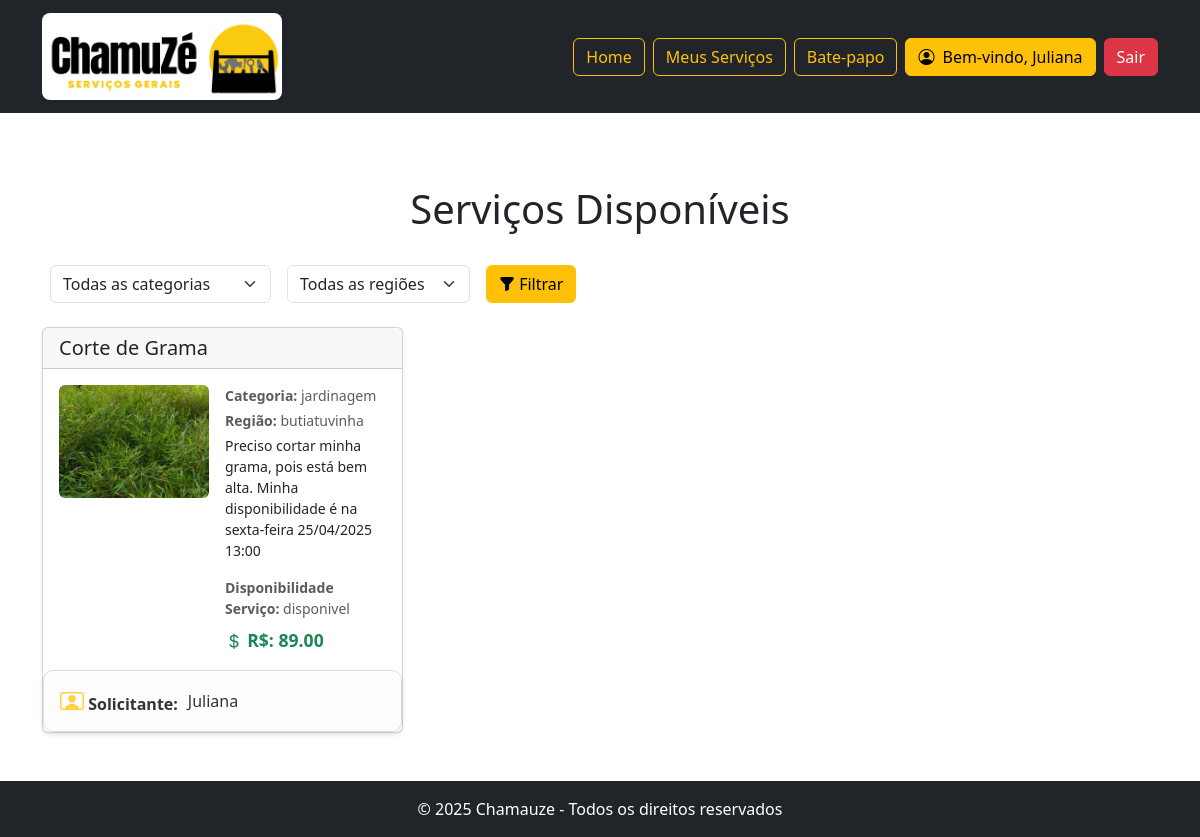
Page /prestador/inicialPrestador.php (signed in) on the committed database.
### tables this page shows
CREATE TABLE `servico` (
  `id_servico` int(11) NOT NULL AUTO_INCREMENT,
  `descricao` text NOT NULL,
  `titulo` varchar(255) NOT NULL,
  `img_servico` varchar(255) NOT NULL,
  `categoria` varchar(255) NOT NULL,
  `status_servico` enum('disponivel','aceito','concluido') DEFAULT 'disponivel',
  `local_servico` varchar(100) NOT NULL,
  `preco` decimal(10,2) NOT NULL,
  `id_solicitante` int(11) DEFAULT NULL,
  `id_prestador` int(11) DEFAULT NULL,
  PRIMARY KEY (`id_servico`),
  KEY `id_solicitante` (`id_solicitante`),
  KEY `id_prestador` (`id_prestador`),
  CONSTRAINT `servico_ibfk_1` FOREIGN KEY (`id_solicitante`) REFERENCES `solicitante` (`id_solicitante`),
  CONSTRAINT `servico_ibfk_2` FOREIGN KEY (`id_prestador`) REFERENCES `prestador` (`id_prestador`) ON DELETE CASCADE
);

CREATE TABLE `usuario` (
  `id_usuario` int(11) NOT NULL AUTO_INCREMENT,
  `nome` varchar(100) NOT NULL,
  `sobrenome` varchar(150) NOT NULL,
  `email` varchar(150) NOT NULL,
  `senha` varchar(255) NOT NULL,
  `cpf` varchar(11) NOT NULL,
  `telefone` varchar(30) NOT NULL,
  `nacionalidade` varchar(50) NOT NULL,
  `data_nascimento` date NOT NULL,
  `nota_reputacao` decimal(3,2) NOT NULL,
  `genero` enum('F','M','O') NOT NULL,
  `tipo_perfil` enum('administrador','prestador','solicitante') NOT NULL,
  PRIMARY KEY (`id_usuario`)
);

### config/conexao.php (called while the page is built)
<?php
if (!function_exists('conectaDB')) {
    function conectaDB()
    {
        static $conexao = null;
        if ($conexao === null) {
            $host = 'localhost:3306';
            $db_name = 'chamuze';
            $user_name = 'root';
            $password = '';
            try {
                $conexao = new mysqli($host, $user_name, $password, $db_name);
            } catch (mysqli_sql_exception $e) {
                $erro = "../config/erro_db.php";
                if (!headers_sent()) {
                    header("Location: $erro");
                    $_POST['erro'] = $conexao->connect_error;
                    exit;
                } else {
                    echo "<script>window.location.href='$erro';</script>";
                    $_POST['erro'] = $conexao->connect_error;
                    exit;
                }
            }
        }
        return $conexao;
    }
}

### classes/Servico.php (called while the page is built, shortened)
<?php
class Servico
{
    private $conexao;
    public function __construct()
    {
        include __DIR__ . '/../config/conexao.php';
        $this->conexao = conectaDB();
    }
    public function buscarTodosDisponiveis()
    {
        $status_servico = "disponivel";
        $sql = "SELECT * FROM servico WHERE status_servico = ?";
        $stmt = $this->conexao->prepare($sql);
        $stmt->bind_param("s", $status_servico);
        $stmt->execute();
        $result = $stmt->get_result();
        return $result->fetch_all(MYSQLI_ASSOC);
    }
}
?>

### helpers/biblioteca.php (called while the page is built, shortened)
<?php
include "../config/conexao.php";
$conexao = conectaDB();
function buscarSolicitanteNoBancoPeloId($id_solicitante){
    global $conexao;
    $sql = "SELECT * FROM usuario LEFT JOIN solicitante ON usuario.id_usuario = solicitante.id_solicitante WHERE id_usuario = ?";
    $stmt = $conexao->prepare($sql);
    $stmt->bind_param('i', $id_solicitante);
    $stmt->execute();
    $resultado = $stmt->get_result();
    return $resultado->fetch_assoc();
}
?>

### prestador/inicialPrestador.php (the view, shortened to what this page needs)
<?php
include "../classes/Servico.php";
include "../helpers/biblioteca.php";
$servico = new Servico();
$categoriaSelecionada = isset($_GET['categoria']) && $_GET['categoria'] !== 'null' ? $_GET['categoria'] : null;
$regiaoSelecionada = isset($_GET['local_servico']) && $_GET['local_servico'] !== 'null' ? $_GET['local_servico'] : null;
if ($categoriaSelecionada && $regiaoSelecionada) {
    $servicos = $servico->buscarPorCategoriaeRegiao($regiaoSelecionada, $categoriaSelecionada);
} elseif ($categoriaSelecionada) {
    $servicos = $servico->buscarPorCategoria($categoriaSelecionada);
} elseif ($regiaoSelecionada) {
    $servicos = $servico->buscarPorRegiao($regiaoSelecionada);
} else {
    $servicos = $servico->buscarTodosDisponiveis();
}
?>
<!DOCTYPE html>
<html lang="pt-br">
<head>
    <link href="https://cdn.jsdelivr.net/npm/bootstrap@5.3.3/dist/css/bootstrap.min.css" rel="stylesheet">
    <link rel="stylesheet" href="../assets/css/estiloInicialPrestador.css">
    <link rel="stylesheet" href="../assets/css/estilo.css">
    <link rel="stylesheet" href="https://cdn.jsdelivr.net/npm/bootstrap-icons/font/bootstrap-icons.css">
</head>
<body class="d-flex flex-column min-vh-100">
    <main class="container  py-5">
        <h1 class="text-center mt-4 mb-4">Serviços Disponíveis</h1>
        <div class="mb-3">
            <form action="" method="GET" class="filtrod-flex flex-row">
                <div class="d-flex">
                    <div class="m-2">
                        <select name="categoria" class="form-select">
                            <option value="null">Todas as categorias</option>
                        </select>
                    </div>
                    <div class="m-2">
                        <select name="local_servico" class="form-select">
                            <option value="null" <?= $regiaoSelecionada == "null" ? "selected" : "" ?>>Todas as regiões</option>
                        </select>
                    </div>
                    <div><button type="submit" class="btn btn-warning m-2"><i class="bi bi-funnel-fill"></i> Filtrar</button></div>
                </div>
            </form>
        </div>
        <div class="row row-cols-1 row-cols-md-2 row-cols-lg-3 g-3">
            <?php foreach ($servicos as $row):?>
                <div class="col">
                    <div class="card shadow-sm h-100 position-relative">
                        <a href="verServico.php?id_servico=<?= $row['id_servico'] ?>" class="text-decoration-none text-dark">
                            <div class="card-header d-flex">
                                <h5 class="card-title mb-0"><?= $row['titulo'] ?></h5>
                            </div>
                            <div class="row-1">
                                <div class="card-body d-flex flex-column flex-md-row">
                                    <div class="flex-shrink-0 me-md-3 mb-3 mb-md-0 text-center">
                                        <img src="<?= $row['img_servico'] ?>" class="img-fluid rounded" alt="Imagem do Serviço"
                                            style="max-width: 150px; max-height: 150px; object-fit: cover;">
                                    </div>
                                    <div class="flex-grow-1">
                                        <p class="text-muted mb-1 small"><strong>Categoria:</strong> <?= $row['categoria'] ?>
                                        </p>
                                        <p class="text-muted mb-1 small"><strong>Região:</strong> <?= $row['local_servico'] ?>
                                        </p>
                                        <p class="card-text small"><?= $row['descricao'] ?></p>
                                        <p class="text-muted mb-2 small"><strong>Disponibilidade Serviço:</strong>
                                            <?= $row['status_servico'] ?></p>
                                        <p class="fw-bold text-success mb-0" style="font-size: 1.1em;">
                                            <i class="bi bi-currency-dollar"></i> R$: <?= $row['preco'] ?>
                                        </p>
                                    </div>
                                </div>
                            </div>
                        </a>
                        <div class="row-2">
                            <form action="../solicitante/paginaSolicitante.php" method="GET">
                                <?php $solicitante = buscarSolicitanteNoBancoPeloId($row['id_solicitante']) ?>
                                <button class="botao-prestador-responsavel"
                                        style="display:<?= $stiloPrestadorResponsavel ?>"
                                        name="id_solicitante"
                                        value="<?= $row['id_solicitante'] ?>">
                                    <strong><i class="bi bi-person-video"></i> Solicitante:</strong> <?= $solicitante['nome'] ?>
                                </button>
                            </form>
                        </div>
                    </div>
                </div>
            <?php endforeach; ?>
        </div>
    </main>
    <?php include "../footer.php"; ?>
</body>
</html>

### assets/css/estiloInicialPrestador.css (style rules this page uses)
.card { transition: transform 0.3s ease, background-color 0.3s ease; }

### assets/css/estilo.css (style rules this page uses)
.botao-prestador-responsavel { display: flex; align-items: center; gap: 10px; padding: 12px 16px; border-radius: 10px; background-color: #fdfdfd; border: 1px solid #ddd; box-shadow: 0 2px 5px rgba(0, 0, 0, 0.05); color: #333; font-size: 1rem; text-align: left; width: 100%; cursor: pointer; text-decoration: none; transition: background-color 0.3s ease, transform 0.2s ease; }
.botao-prestador-responsavel i { font-size: 1.5rem; color: #FFD145; }

### rows in the picture
servico: titulo "Corte de Grama", img_servico (picture), categoria "jardinagem", local_servico "butiatuvinha", descricao "Preciso cortar minha grama, pois está bem alta. Minha disponibilidade é na sexta-feira 25/04/2025 13:00", status_servico "disponivel", preco "89.00", $row['id_solicitante'] 21 (drawn), usuario.nome "Juliana"

### other values in the picture
$nomeUsuario "Juliana"
